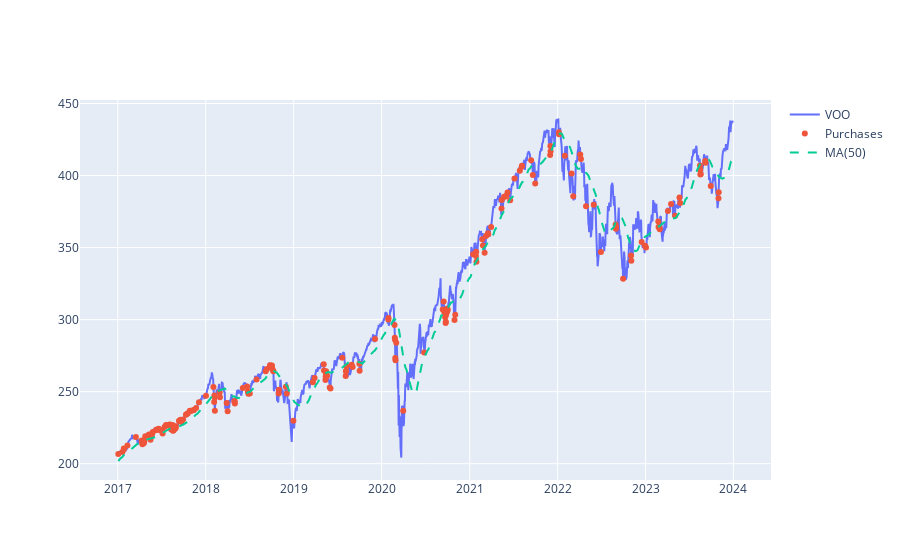

Notebook code cell kept with this figure:
### Code cell
fig = go.Figure()
# Add traces
fig.add_trace(go.Scatter(x=ts_voo.index, y=ts_voo['VOO'],
                    mode='lines',
                    name='VOO'))
fig.add_trace(go.Scatter(x=ts_voo.index, y=ts_voo['price'],
                    mode='markers', # lines+markers available too
                    name='Purchases'))
fig.add_trace(go.Scatter(x=ts_voo.index, y=ts_voo['sma_50'],
                    line={'dash': 'dash'},
                    name='MA(50)'))
fig.show()

### Figure 1 — Plotly figure (JSON) as saved in the notebook; plotly's stock layout.template omitted (floating-point values rounded to 4 significant figures; data arrays with more than 128 entries replaced by an {"elided": "..."} marker saying what was removed)
{"data": [{"mode": "lines", "name": "VOO", "type": "scatter", "x": {"elided": "1760 str values"}, "y": {"elided": "1760 float values"}}, {"mode": "markers", "name": "Purchases", "type": "scatter", "x": {"elided": "1760 str values"}, "y": {"elided": "1760 float values"}}, {"line": {"dash": "dash"}, "name": "MA(50)", "type": "scatter", "x": {"elided": "1760 str values"}, "y": {"elided": "1760 float values"}}], "layout": {}}
